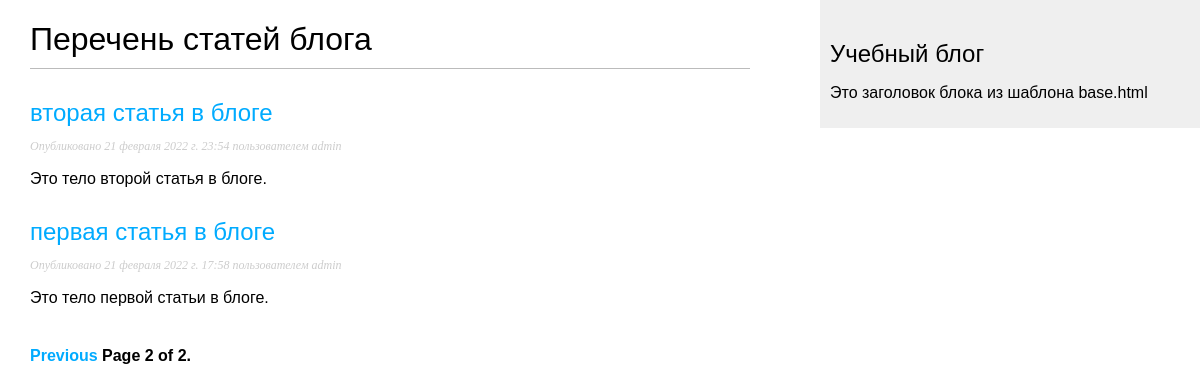
Screenshot of /?page=2 with the database file from the repository.
### blog/models.py (models this page shows, shortened)
class Post(models.Model):
    STATUS_CHOICES = (
                        ('draft', 'Draft'),
                        ('published', 'Published'),
    )
    title = models.CharField(max_length=250)
    slug = models.SlugField(max_length=250, unique_for_date='publish')
    author = models.ForeignKey(User, on_delete=models.CASCADE, related_name='blog_posts')
    body = models.TextField()
    publish = models.DateTimeField(default=timezone.now)
    created = models.DateTimeField(auto_now_add=True)
    updated = models.DateTimeField(auto_now=True)
    status = models.CharField(max_length=10, choices=STATUS_CHOICES, default='draft')
    objects = models.Manager()      # Менеджер по умолчанию.
    published = PublishedManager()  # Наш новый менеджер.
    def get_absolute_url(self):
        return reverse('blog:post_detail', args=[self.publish.year, self.publish.month, self.publish.day, self.slug])
    class Meta:
        ordering = ('-publish',)

### blog/views.py (the view)
# urls.py: path('', views.post_list, name='post_list'),
def post_list(request):
    object_list = Post.published.all()
    paginator = Paginator(object_list, 3)
    page = request.GET.get('page')
    try:
        posts = paginator.page(page)
    except PageNotAnInteger:
        posts = paginator.page(1)
    except EmptyPage:
        posts = paginator.page(paginator.num_pages)
    return render(request, 'blog/post/list.html', {'page': page, 'posts': posts})

### blog/models.py (called while the page is built)
    def get_queryset(self):
        return super().get_queryset().filter(status='published')

### templates/blog/post/list.html (shortened to what this page needs)
{% extends "blog/base.html" %}
{% block content %}
    <h1>Перечень статей блога</h1>
    {% for post in posts %}
        <h2>
            <a href="{{ post.get_absolute_url }}">{{ post.title }}</a>
        </h2>
        <p
            class="date">Опубликовано {{ post.publish }} пользователем {{ post.author }}
        </p>
        {{ post.body|truncatewords:30|linebreaks }}
    {% endfor %}
    {% include "pagination.html" with page=posts %}
{% endblock %}

### blog/static/css/blog.css (style rules this page uses)
body { margin:0; padding:0; font-family:helvetica, sans-serif; }
a { color:#00abff; text-decoration:none; }
h1 { font-weight:normal; border-bottom:1px solid #bbb; padding:0 0 10px 0; }
h2 { font-weight:normal; margin:30px 0 0; }
p.date { color:#ccc; font-family: georgia, serif; font-size: 12px; font-style: italic; }

### rows the page displays
Post: title "вторая статья в блоге", publish "21 февраля 2022 г. 23:54", author "admin", body "Это тело второй статья в блоге."
Post: title "первая статья в блоге", publish "21 февраля 2022 г. 17:58", author "admin", body "Это тело первой статьи в блоге."

### other values shown
{{ page.number }} "2"
{{ page.paginator.num_pages }} "2"
